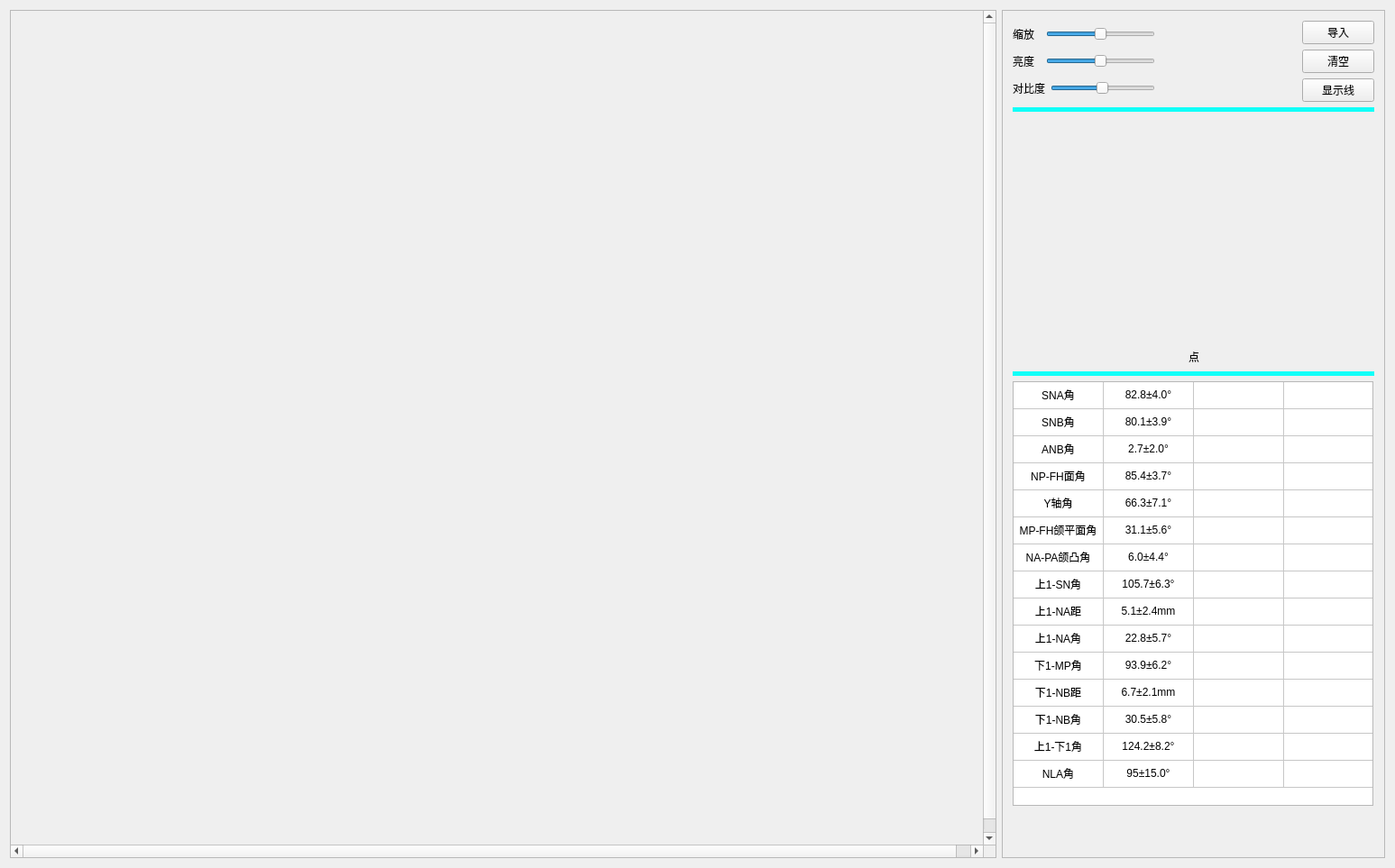
<?xml version="1.0" encoding="UTF-8"?>
<ui version="4.0">
 <class>MainWindow</class>
 <widget class="QMainWindow" name="MainWindow">
  <property name="geometry">
   <rect>
    <x>0</x>
    <y>0</y>
    <width>1547</width>
    <height>963</height>
   </rect>
  </property>
  <property name="windowTitle">
   <string>MainWindow</string>
  </property>
  <widget class="QWidget" name="centralWidget">
   <layout class="QHBoxLayout" name="horizontalLayout_10">
    <item>
     <layout class="QHBoxLayout" name="horizontalLayout_6">
      <item>
       <widget class="QScrollArea" name="scrollArea">
        <property name="sizeAdjustPolicy">
         <enum>QAbstractScrollArea::AdjustIgnored</enum>
        </property>
        <property name="widgetResizable">
         <bool>false</bool>
        </property>
        <widget class="QWidget" name="scrollAreaWidgetContents">
         <property name="geometry">
          <rect>
           <x>0</x>
           <y>0</y>
           <width>1094</width>
           <height>940</height>
          </rect>
         </property>
         <property name="styleSheet">
          <string notr="true"/>
         </property>
         <layout class="QHBoxLayout" name="horizontalLayout_8">
          <item>
           <layout class="QVBoxLayout" name="verticalLayout_2">
            <item>
             <spacer name="verticalSpacer_2">
              <property name="orientation">
               <enum>Qt::Vertical</enum>
              </property>
              <property name="sizeHint" stdset="0">
               <size>
                <width>20</width>
                <height>40</height>
               </size>
              </property>
             </spacer>
            </item>
            <item>
             <layout class="QHBoxLayout" name="horizontalLayout">
              <item>
               <spacer name="horizontalSpacer">
                <property name="orientation">
                 <enum>Qt::Horizontal</enum>
                </property>
                <property name="sizeHint" stdset="0">
                 <size>
                  <width>40</width>
                  <height>20</height>
                 </size>
                </property>
               </spacer>
              </item>
              <item>
               <widget class="myLabel" name="imageLabel">
                <property name="minimumSize">
                 <size>
                  <width>100</width>
                  <height>100</height>
                 </size>
                </property>
                <property name="maximumSize">
                 <size>
                  <width>16777215</width>
                  <height>16777215</height>
                 </size>
                </property>
                <property name="baseSize">
                 <size>
                  <width>480</width>
                  <height>240</height>
                 </size>
                </property>
                <property name="cursor">
                 <cursorShape>ArrowCursor</cursorShape>
                </property>
                <property name="styleSheet">
                 <string notr="true"/>
                </property>
                <property name="text">
                 <string/>
                </property>
               </widget>
              </item>
              <item>
               <spacer name="horizontalSpacer_2">
                <property name="orientation">
                 <enum>Qt::Horizontal</enum>
                </property>
                <property name="sizeHint" stdset="0">
                 <size>
                  <width>40</width>
                  <height>20</height>
                 </size>
                </property>
               </spacer>
              </item>
             </layout>
            </item>
            <item>
             <spacer name="verticalSpacer">
              <property name="orientation">
               <enum>Qt::Vertical</enum>
              </property>
              <property name="sizeHint" stdset="0">
               <size>
                <width>20</width>
                <height>40</height>
               </size>
              </property>
             </spacer>
            </item>
           </layout>
          </item>
         </layout>
        </widget>
       </widget>
      </item>
      <item>
       <widget class="QScrollArea" name="scrollArea_2">
        <property name="minimumSize">
         <size>
          <width>425</width>
          <height>0</height>
         </size>
        </property>
        <property name="maximumSize">
         <size>
          <width>400</width>
          <height>16777215</height>
         </size>
        </property>
        <property name="widgetResizable">
         <bool>true</bool>
        </property>
        <widget class="QWidget" name="scrollAreaWidgetContents_2">
         <property name="geometry">
          <rect>
           <x>0</x>
           <y>0</y>
           <width>423</width>
           <height>941</height>
          </rect>
         </property>
         <layout class="QVBoxLayout" name="verticalLayout_3">
          <item>
           <layout class="QHBoxLayout" name="horizontalLayout_2">
            <item>
             <layout class="QVBoxLayout" name="verticalLayout_5">
              <item>
               <layout class="QHBoxLayout" name="horizontalLayout_5">
                <item>
                 <widget class="QLabel" name="zoomLabel">
                  <property name="text">
                   <string>缩放  </string>
                  </property>
                 </widget>
                </item>
                <item>
                 <widget class="QSlider" name="zoomSlider">
                  <property name="minimum">
                   <number>20</number>
                  </property>
                  <property name="maximum">
                   <number>180</number>
                  </property>
                  <property name="singleStep">
                   <number>5</number>
                  </property>
                  <property name="value">
                   <number>100</number>
                  </property>
                  <property name="orientation">
                   <enum>Qt::Horizontal</enum>
                  </property>
                 </widget>
                </item>
               </layout>
              </item>
              <item>
               <layout class="QHBoxLayout" name="horizontalLayout_3">
                <item>
                 <widget class="QLabel" name="brightnessLabel">
                  <property name="text">
                   <string>亮度  </string>
                  </property>
                 </widget>
                </item>
                <item>
                 <widget class="QSlider" name="brightnessSlider">
                  <property name="minimum">
                   <number>-100</number>
                  </property>
                  <property name="maximum">
                   <number>100</number>
                  </property>
                  <property name="singleStep">
                   <number>20</number>
                  </property>
                  <property name="value">
                   <number>0</number>
                  </property>
                  <property name="orientation">
                   <enum>Qt::Horizontal</enum>
                  </property>
                 </widget>
                </item>
               </layout>
              </item>
              <item>
               <layout class="QHBoxLayout" name="horizontalLayout_4">
                <item>
                 <widget class="QLabel" name="contrastLabel">
                  <property name="text">
                   <string>对比度</string>
                  </property>
                 </widget>
                </item>
                <item>
                 <widget class="QSlider" name="contrastSlider">
                  <property name="minimum">
                   <number>-127</number>
                  </property>
                  <property name="maximum">
                   <number>128</number>
                  </property>
                  <property name="orientation">
                   <enum>Qt::Horizontal</enum>
                  </property>
                 </widget>
                </item>
               </layout>
              </item>
             </layout>
            </item>
            <item>
             <spacer name="horizontalSpacer_3">
              <property name="orientation">
               <enum>Qt::Horizontal</enum>
              </property>
              <property name="sizeHint" stdset="0">
               <size>
                <width>40</width>
                <height>20</height>
               </size>
              </property>
             </spacer>
            </item>
            <item>
             <layout class="QVBoxLayout" name="verticalLayout_6">
              <item>
               <widget class="QPushButton" name="openPushbutton">
                <property name="text">
                 <string>导入</string>
                </property>
               </widget>
              </item>
              <item>
               <widget class="QPushButton" name="clearPushbutton">
                <property name="text">
                 <string>清空</string>
                </property>
               </widget>
              </item>
              <item>
               <widget class="QPushButton" name="line_displayButton">
                <property name="text">
                 <string>显示线</string>
                </property>
               </widget>
              </item>
             </layout>
            </item>
           </layout>
          </item>
          <item>
           <widget class="QWidget" name="widget" native="true">
            <property name="minimumSize">
             <size>
              <width>0</width>
              <height>5</height>
             </size>
            </property>
            <property name="maximumSize">
             <size>
              <width>16777215</width>
              <height>5</height>
             </size>
            </property>
            <property name="styleSheet">
             <string notr="true">background-color: rgb(17, 255, 248);</string>
            </property>
           </widget>
          </item>
          <item>
           <layout class="QHBoxLayout" name="horizontalLayout_7">
            <item>
             <spacer name="horizontalSpacer_4">
              <property name="orientation">
               <enum>Qt::Horizontal</enum>
              </property>
              <property name="sizeHint" stdset="0">
               <size>
                <width>40</width>
                <height>20</height>
               </size>
              </property>
             </spacer>
            </item>
            <item>
             <widget class="QLabel" name="instructimgLabel">
              <property name="minimumSize">
               <size>
                <width>250</width>
                <height>250</height>
               </size>
              </property>
              <property name="text">
               <string/>
              </property>
             </widget>
            </item>
            <item>
             <spacer name="horizontalSpacer_5">
              <property name="orientation">
               <enum>Qt::Horizontal</enum>
              </property>
              <property name="sizeHint" stdset="0">
               <size>
                <width>40</width>
                <height>20</height>
               </size>
              </property>
             </spacer>
            </item>
           </layout>
          </item>
          <item>
           <layout class="QHBoxLayout" name="horizontalLayout_9">
            <item>
             <spacer name="horizontalSpacer_6">
              <property name="orientation">
               <enum>Qt::Horizontal</enum>
              </property>
              <property name="sizeHint" stdset="0">
               <size>
                <width>40</width>
                <height>20</height>
               </size>
              </property>
             </spacer>
            </item>
            <item>
             <widget class="QLabel" name="instructLabel">
              <property name="maximumSize">
               <size>
                <width>16777215</width>
                <height>30</height>
               </size>
              </property>
              <property name="styleSheet">
               <string notr="true">font: 20pt &quot;宋体&quot;;</string>
              </property>
              <property name="text">
               <string>点</string>
              </property>
             </widget>
            </item>
            <item>
             <spacer name="horizontalSpacer_7">
              <property name="orientation">
               <enum>Qt::Horizontal</enum>
              </property>
              <property name="sizeHint" stdset="0">
               <size>
                <width>40</width>
                <height>20</height>
               </size>
              </property>
             </spacer>
            </item>
           </layout>
          </item>
          <item>
           <widget class="QWidget" name="widget_3" native="true">
            <property name="minimumSize">
             <size>
              <width>0</width>
              <height>5</height>
             </size>
            </property>
            <property name="maximumSize">
             <size>
              <width>16777215</width>
              <height>5</height>
             </size>
            </property>
            <property name="styleSheet">
             <string notr="true">background-color: rgb(17, 255, 248);</string>
            </property>
           </widget>
          </item>
          <item>
           <widget class="QTableWidget" name="tableWidget">
            <property name="minimumSize">
             <size>
              <width>398</width>
              <height>471</height>
             </size>
            </property>
            <property name="maximumSize">
             <size>
              <width>400</width>
              <height>471</height>
             </size>
            </property>
            <property name="verticalScrollBarPolicy">
             <enum>Qt::ScrollBarAlwaysOff</enum>
            </property>
            <property name="horizontalScrollBarPolicy">
             <enum>Qt::ScrollBarAlwaysOff</enum>
            </property>
            <property name="textElideMode">
             <enum>Qt::ElideLeft</enum>
            </property>
            <property name="showGrid">
             <bool>true</bool>
            </property>
            <attribute name="horizontalHeaderVisible">
             <bool>false</bool>
            </attribute>
            <attribute name="horizontalHeaderCascadingSectionResizes">
             <bool>false</bool>
            </attribute>
            <attribute name="verticalHeaderVisible">
             <bool>false</bool>
            </attribute>
            <row>
             <property name="text">
              <string>1</string>
             </property>
            </row>
            <row>
             <property name="text">
              <string>2</string>
             </property>
            </row>
            <row>
             <property name="text">
              <string>3</string>
             </property>
            </row>
            <row>
             <property name="text">
              <string>4</string>
             </property>
            </row>
            <row>
             <property name="text">
              <string>5</string>
             </property>
            </row>
            <row>
             <property name="text">
              <string>6</string>
             </property>
            </row>
            <row>
             <property name="text">
              <string>7</string>
             </property>
            </row>
            <row>
             <property name="text">
              <string>8</string>
             </property>
            </row>
            <row>
             <property name="text">
              <string>9</string>
             </property>
            </row>
            <row>
             <property name="text">
              <string>10</string>
             </property>
            </row>
            <row>
             <property name="text">
              <string>11</string>
             </property>
            </row>
            <row>
             <property name="text">
              <string>12</string>
             </property>
            </row>
            <row>
             <property name="text">
              <string>13</string>
             </property>
            </row>
            <row>
             <property name="text">
              <string>14</string>
             </property>
            </row>
            <row>
             <property name="text">
              <string>15</string>
             </property>
            </row>
            <column>
             <property name="text">
              <string>项目</string>
             </property>
             <property name="background">
              <color>
               <red>255</red>
               <green>255</green>
               <blue>255</blue>
              </color>
             </property>
            </column>
            <column>
             <property name="text">
              <string>参考值</string>
             </property>
             <property name="textAlignment">
              <set>AlignCenter</set>
             </property>
            </column>
            <column>
             <property name="text">
              <string>测量值</string>
             </property>
             <property name="textAlignment">
              <set>AlignCenter</set>
             </property>
            </column>
            <column>
             <property name="text">
              <string>对比</string>
             </property>
            </column>
            <item row="0" column="0">
             <property name="text">
              <string>SNA角</string>
             </property>
             <property name="textAlignment">
              <set>AlignCenter</set>
             </property>
            </item>
            <item row="0" column="1">
             <property name="text">
              <string>82.8±4.0°</string>
             </property>
             <property name="textAlignment">
              <set>AlignCenter</set>
             </property>
            </item>
            <item row="0" column="2">
             <property name="text">
              <string/>
             </property>
             <property name="textAlignment">
              <set>AlignCenter</set>
             </property>
            </item>
            <item row="0" column="3">
             <property name="text">
              <string/>
             </property>
             <property name="textAlignment">
              <set>AlignCenter</set>
             </property>
            </item>
            <item row="1" column="0">
             <property name="text">
              <string>SNB角</string>
             </property>
             <property name="textAlignment">
              <set>AlignCenter</set>
             </property>
            </item>
            <item row="1" column="1">
             <property name="text">
              <string>80.1±3.9°</string>
             </property>
             <property name="textAlignment">
              <set>AlignCenter</set>
             </property>
            </item>
            <item row="1" column="2">
             <property name="text">
              <string/>
             </property>
             <property name="textAlignment">
              <set>AlignCenter</set>
             </property>
            </item>
            <item row="1" column="3">
             <property name="text">
              <string/>
             </property>
             <property name="textAlignment">
              <set>AlignCenter</set>
             </property>
            </item>
            <item row="2" column="0">
             <property name="text">
              <string>ANB角</string>
             </property>
             <property name="textAlignment">
              <set>AlignCenter</set>
             </property>
            </item>
            <item row="2" column="1">
             <property name="text">
              <string>2.7±2.0°</string>
             </property>
             <property name="textAlignment">
              <set>AlignCenter</set>
             </property>
            </item>
            <item row="2" column="2">
             <property name="text">
              <string/>
             </property>
             <property name="textAlignment">
              <set>AlignCenter</set>
             </property>
            </item>
            <item row="2" column="3">
             <property name="text">
              <string/>
             </property>
             <property name="textAlignment">
              <set>AlignCenter</set>
             </property>
            </item>
            <item row="3" column="0">
             <property name="text">
              <string>NP-FH面角</string>
             </property>
             <property name="textAlignment">
              <set>AlignCenter</set>
             </property>
            </item>
            <item row="3" column="1">
             <property name="text">
              <string>85.4±3.7°</string>
             </property>
             <property name="textAlignment">
              <set>AlignCenter</set>
             </property>
            </item>
            <item row="3" column="2">
             <property name="text">
              <string/>
             </property>
             <property name="textAlignment">
              <set>AlignCenter</set>
             </property>
            </item>
            <item row="3" column="3">
             <property name="text">
              <string/>
             </property>
             <property name="textAlignment">
              <set>AlignCenter</set>
             </property>
            </item>
            <item row="4" column="0">
             <property name="text">
              <string>Y轴角</string>
             </property>
             <property name="textAlignment">
              <set>AlignCenter</set>
             </property>
            </item>
            <item row="4" column="1">
             <property name="text">
              <string>66.3±7.1°</string>
             </property>
             <property name="textAlignment">
              <set>AlignCenter</set>
             </property>
            </item>
            <item row="4" column="2">
             <property name="text">
              <string/>
             </property>
             <property name="textAlignment">
              <set>AlignCenter</set>
             </property>
            </item>
            <item row="4" column="3">
             <property name="text">
              <string/>
             </property>
             <property name="textAlignment">
              <set>AlignCenter</set>
             </property>
            </item>
            <item row="5" column="0">
             <property name="text">
              <string>MP-FH颌平面角</string>
             </property>
             <property name="textAlignment">
              <set>AlignCenter</set>
             </property>
            </item>
            <item row="5" column="1">
             <property name="text">
              <string>31.1±5.6°</string>
             </property>
             <property name="textAlignment">
              <set>AlignCenter</set>
             </property>
            </item>
            <item row="5" column="2">
             <property name="text">
              <string/>
             </property>
             <property name="textAlignment">
              <set>AlignCenter</set>
             </property>
            </item>
            <item row="5" column="3">
             <property name="text">
              <string/>
             </property>
             <property name="textAlignment">
              <set>AlignCenter</set>
             </property>
            </item>
            <item row="6" column="0">
             <property name="text">
              <string>NA-PA颌凸角</string>
             </property>
             <property name="textAlignment">
              <set>AlignCenter</set>
             </property>
            </item>
            <item row="6" column="1">
             <property name="text">
              <string>6.0±4.4°</string>
             </property>
             <property name="textAlignment">
              <set>AlignCenter</set>
             </property>
            </item>
            <item row="6" column="2">
             <property name="text">
              <string/>
             </property>
             <property name="textAlignment">
              <set>AlignCenter</set>
             </property>
            </item>
            <item row="6" column="3">
             <property name="text">
              <string/>
             </property>
             <property name="textAlignment">
              <set>AlignCenter</set>
             </property>
            </item>
            <item row="7" column="0">
             <property name="text">
              <string>上1-SN角</string>
             </property>
             <property name="textAlignment">
              <set>AlignCenter</set>
             </property>
            </item>
            <item row="7" column="1">
             <property name="text">
              <string>105.7±6.3°</string>
             </property>
             <property name="textAlignment">
              <set>AlignCenter</set>
             </property>
            </item>
            <item row="7" column="2">
             <property name="text">
              <string/>
             </property>
             <property name="textAlignment">
              <set>AlignCenter</set>
             </property>
            </item>
            <item row="7" column="3">
             <property name="text">
              <string/>
             </property>
             <property name="textAlignment">
              <set>AlignCenter</set>
             </property>
            </item>
            <item row="8" column="0">
             <property name="text">
              <string>上1-NA距</string>
             </property>
             <property name="textAlignment">
              <set>AlignCenter</set>
             </property>
            </item>
            <item row="8" column="1">
             <property name="text">
              <string>5.1±2.4mm</string>
             </property>
             <property name="textAlignment">
              <set>AlignCenter</set>
             </property>
            </item>
            <item row="8" column="2">
             <property name="text">
              <string/>
             </property>
             <property name="textAlignment">
              <set>AlignCenter</set>
             </property>
            </item>
            <item row="8" column="3">
             <property name="text">
              <string/>
             </property>
             <property name="textAlignment">
              <set>AlignCenter</set>
             </property>
            </item>
            <item row="9" column="0">
             <property name="text">
              <string>上1-NA角</string>
             </property>
             <property name="textAlignment">
              <set>AlignCenter</set>
             </property>
            </item>
            <item row="9" column="1">
             <property name="text">
              <string>22.8±5.7°</string>
             </property>
             <property name="textAlignment">
              <set>AlignCenter</set>
             </property>
            </item>
            <item row="9" column="2">
             <property name="text">
              <string/>
             </property>
             <property name="textAlignment">
              <set>AlignCenter</set>
             </property>
            </item>
            <item row="9" column="3">
             <property name="text">
              <string/>
             </property>
             <property name="textAlignment">
              <set>AlignCenter</set>
             </property>
            </item>
            <item row="10" column="0">
             <property name="text">
              <string>下1-MP角</string>
             </property>
             <property name="textAlignment">
              <set>AlignCenter</set>
             </property>
            </item>
            <item row="10" column="1">
             <property name="text">
              <string>93.9±6.2°</string>
             </property>
             <property name="textAlignment">
              <set>AlignCenter</set>
             </property>
            </item>
            <item row="10" column="2">
             <property name="text">
              <string/>
             </property>
             <property name="textAlignment">
              <set>AlignCenter</set>
             </property>
            </item>
            <item row="10" column="3">
             <property name="text">
              <string/>
             </property>
             <property name="textAlignment">
              <set>AlignCenter</set>
             </property>
            </item>
            <item row="11" column="0">
             <property name="text">
              <string>下1-NB距</string>
             </property>
             <property name="textAlignment">
              <set>AlignCenter</set>
             </property>
            </item>
            <item row="11" column="1">
             <property name="text">
              <string>6.7±2.1mm</string>
             </property>
             <property name="textAlignment">
              <set>AlignCenter</set>
             </property>
            </item>
            <item row="11" column="2">
             <property name="text">
              <string/>
             </property>
             <property name="textAlignment">
              <set>AlignCenter</set>
             </property>
            </item>
            <item row="11" column="3">
             <property name="text">
              <string/>
             </property>
             <property name="textAlignment">
              <set>AlignCenter</set>
             </property>
            </item>
            <item row="12" column="0">
             <property name="text">
              <string>下1-NB角</string>
             </property>
             <property name="textAlignment">
              <set>AlignCenter</set>
             </property>
            </item>
            <item row="12" column="1">
             <property name="text">
              <string>30.5±5.8°</string>
             </property>
             <property name="textAlignment">
              <set>AlignCenter</set>
             </property>
            </item>
            <item row="12" column="2">
             <property name="text">
              <string/>
             </property>
             <property name="textAlignment">
              <set>AlignCenter</set>
             </property>
            </item>
            <item row="12" column="3">
             <property name="text">
              <string/>
             </property>
             <property name="textAlignment">
              <set>AlignCenter</set>
             </property>
            </item>
            <item row="13" column="0">
             <property name="text">
              <string>上1-下1角</string>
             </property>
             <property name="textAlignment">
              <set>AlignCenter</set>
             </property>
            </item>
            <item row="13" column="1">
             <property name="text">
              <string>124.2±8.2°</string>
             </property>
             <property name="textAlignment">
              <set>AlignCenter</set>
             </property>
            </item>
            <item row="13" column="2">
             <property name="text">
              <string/>
             </property>
             <property name="textAlignment">
              <set>AlignCenter</set>
             </property>
            </item>
            <item row="13" column="3">
             <property name="text">
              <string/>
             </property>
             <property name="textAlignment">
              <set>AlignCenter</set>
             </property>
            </item>
            <item row="14" column="0">
             <property name="text">
              <string>NLA角</string>
             </property>
             <property name="textAlignment">
              <set>AlignCenter</set>
             </property>
            </item>
            <item row="14" column="1">
             <property name="text">
              <string>95±15.0°</string>
             </property>
             <property name="textAlignment">
              <set>AlignCenter</set>
             </property>
            </item>
            <item row="14" column="2">
             <property name="text">
              <string/>
             </property>
             <property name="textAlignment">
              <set>AlignCenter</set>
             </property>
            </item>
            <item row="14" column="3">
             <property name="text">
              <string/>
             </property>
             <property name="textAlignment">
              <set>AlignCenter</set>
             </property>
            </item>
           </widget>
          </item>
          <item>
           <spacer name="verticalSpacer_3">
            <property name="orientation">
             <enum>Qt::Vertical</enum>
            </property>
            <property name="sizeHint" stdset="0">
             <size>
              <width>20</width>
              <height>40</height>
             </size>
            </property>
           </spacer>
          </item>
         </layout>
        </widget>
       </widget>
      </item>
     </layout>
    </item>
   </layout>
  </widget>
 </widget>
 <layoutdefault spacing="6" margin="11"/>
 <customwidgets>
  <customwidget>
   <class>myLabel</class>
   <extends>QLabel</extends>
   <header>mylabel.h</header>
  </customwidget>
 </customwidgets>
 <resources/>
 <connections/>
</ui>
